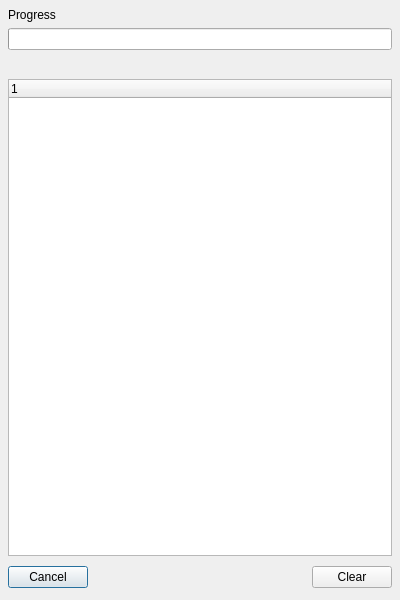
<?xml version="1.0" encoding="UTF-8"?>
<ui version="4.0">
 <class>ProgressDialog</class>
 <widget class="QDialog" name="ProgressDialog">
  <property name="geometry">
   <rect>
    <x>0</x>
    <y>0</y>
    <width>400</width>
    <height>600</height>
   </rect>
  </property>
  <property name="sizePolicy">
   <sizepolicy hsizetype="Preferred" vsizetype="Expanding">
    <horstretch>0</horstretch>
    <verstretch>0</verstretch>
   </sizepolicy>
  </property>
  <property name="windowTitle">
   <string>Form</string>
  </property>
  <layout class="QVBoxLayout" name="verticalLayout_7">
   <property name="spacing">
    <number>8</number>
   </property>
   <property name="leftMargin">
    <number>8</number>
   </property>
   <property name="topMargin">
    <number>8</number>
   </property>
   <property name="rightMargin">
    <number>8</number>
   </property>
   <property name="bottomMargin">
    <number>8</number>
   </property>
   <item>
    <widget class="QWidget" name="dockWidget" native="true">
     <layout class="QVBoxLayout" name="verticalLayout_8">
      <property name="leftMargin">
       <number>0</number>
      </property>
      <property name="topMargin">
       <number>0</number>
      </property>
      <property name="rightMargin">
       <number>0</number>
      </property>
      <property name="bottomMargin">
       <number>0</number>
      </property>
      <item>
       <widget class="QLabel" name="label">
        <property name="text">
         <string>Progress</string>
        </property>
       </widget>
      </item>
      <item>
       <widget class="QProgressBar" name="progress">
        <property name="maximum">
         <number>100</number>
        </property>
        <property name="value">
         <number>0</number>
        </property>
        <property name="textVisible">
         <bool>false</bool>
        </property>
       </widget>
      </item>
      <item>
       <widget class="QLabel" name="status">
        <property name="font">
         <font>
          <pointsize>11</pointsize>
         </font>
        </property>
        <property name="text">
         <string/>
        </property>
       </widget>
      </item>
      <item>
       <widget class="stageviz::TreeWidget" name="progressTree">
        <property name="alternatingRowColors">
         <bool>false</bool>
        </property>
        <column>
         <property name="text">
          <string notr="true">1</string>
         </property>
        </column>
       </widget>
      </item>
      <item>
       <widget class="QWidget" name="widget_6" native="true">
        <property name="minimumSize">
         <size>
          <width>0</width>
          <height>0</height>
         </size>
        </property>
        <layout class="QHBoxLayout" name="horizontalLayout_5">
         <property name="leftMargin">
          <number>0</number>
         </property>
         <property name="topMargin">
          <number>4</number>
         </property>
         <property name="rightMargin">
          <number>0</number>
         </property>
         <property name="bottomMargin">
          <number>4</number>
         </property>
         <item>
          <widget class="QPushButton" name="cancel">
           <property name="text">
            <string>Cancel</string>
           </property>
          </widget>
         </item>
         <item>
          <spacer name="horizontalSpacer_3">
           <property name="orientation">
            <enum>Qt::Orientation::Horizontal</enum>
           </property>
           <property name="sizeHint" stdset="0">
            <size>
             <width>40</width>
             <height>20</height>
            </size>
           </property>
          </spacer>
         </item>
         <item>
          <widget class="QPushButton" name="clear">
           <property name="text">
            <string>Clear</string>
           </property>
          </widget>
         </item>
        </layout>
       </widget>
      </item>
     </layout>
    </widget>
   </item>
  </layout>
 </widget>
 <customwidgets>
  <customwidget>
   <class>stageviz::TreeWidget</class>
   <extends>QTreeWidget</extends>
   <header>treewidget.h</header>
  </customwidget>
 </customwidgets>
 <resources/>
 <connections/>
</ui>
